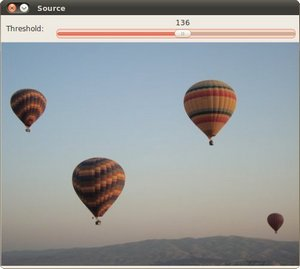
//> input picture DisplayImage/Ballon.jpg, 300 x 269 px
$ ./hough_line ../Ballon.jpg   (built with g++ and OpenCV 4)
//> lines starting //> are read from the running program, lines starting //| are printed output that depends on the picture
#include <opencv2/highgui/highgui.hpp>
#include <opencv2/imgproc/imgproc.hpp>
#include <iostream>

using namespace std;
using namespace cv;

void help()
{
	cout<<"\nThis program demonstrates line finding with the Hough tranform.\n";
	cout<<"Usage:\n";
	cout<<"./houghlines <image_name>,default is pic1.jpg"<<endl;

}

int main(int argc, char** argv)
{
	const char* filename = argc>=2 ? argv[1]:"pic.jpg";

	Mat src = imread(filename,0);
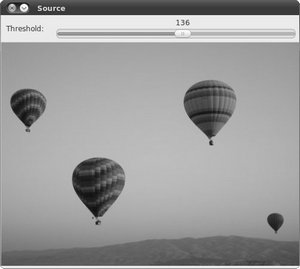
//> src: 269 rows x 300 cols, CV_8UC1; min 9, max 255, mean 156.2

	if (!src.data)
	{
		help();
		cout<<"Can not open"<<filename<<endl;
		return -1;
	}

	Mat dst,cdst;
	Canny(src,dst,50,200,3);
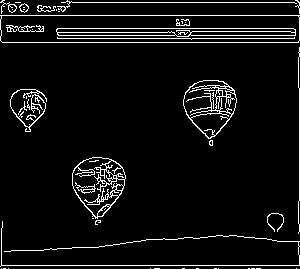
//> dst: 269 rows x 300 cols, CV_8UC1; 6.2% white in thin lines or dots
	cvtColor(dst,cdst,CV_GRAY2BGR);
//> cdst: 269 rows x 300 cols, CV_8UC3; 6.2% white in thin lines or dots

	#if 0
	vector<Vec2f> lines;
	HoughLines(dst,lines,1,CV_PI/180,100,0,0);

	for (size_t i = 0;i<lines.size();i++)
	{
		float rho = lines[i][0],theta = lines[i][1];
		Point pt1,pt2;
		double a = cos(theta), b = sin(theta);
		double x0 = a*rho,y0=b*rho;
		pt1.x = cvRound(x0+1000*(-b));
		pt1.y = cvRound(y0+1000*(a));
		pt2.x = cvRound(x0-1000*(-b));
		pt2.y = cvRound(y0-1000*(a));

		line(cdst,pt1,pt2,Scalar(0,0,255),3,CV_AA);

	}
	#else
	vector<Vec4i> lines;
	HoughLinesP(dst,lines,1,CV_PI/180,50,50,10);
//> lines = 16 lines (x1, y1, x2, y2), first 8: [0, 15, 299, 15], [1, 265, 299, 265], [2, 42, 298, 42], [61, 2, 299, 2], [57, 28, 299, 28], [57, 38, 299, 38], [58, 35, 176, 35], [299, 200, 299, 88]
	for (size_t i = 0;i<lines.size();i++)
	{
		Vec4i l = lines[i];
		line(cdst,Point(l[0],l[1]),Point(l[2],l[3]),Scalar(0,0,255),3,CV_AA);

	}
//> this loop made 16 passes
//> l on passes 1 to 12: [0, 15, 299, 15], [1, 265, 299, 265], [2, 42, 298, 42], [61, 2, 299, 2], [57, 28, 299, 28], [57, 38, 299, 38], [58, 35, 176, 35], [299, 200, 299, 88], [57, 32, 191, 32], [189, 31, 299, 31], [1, 251, 75, 247], [168, 239, 222, 235]
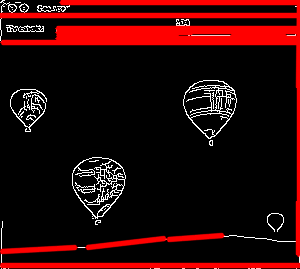
//> cdst: 269 rows x 300 cols, CV_8UC3; mean B, G, R 7.6, 7.6, 43.7
	#endif
	imshow("source",src);
	imshow("detected lines",cdst);

	waitKey(0);
	return 0;
}
